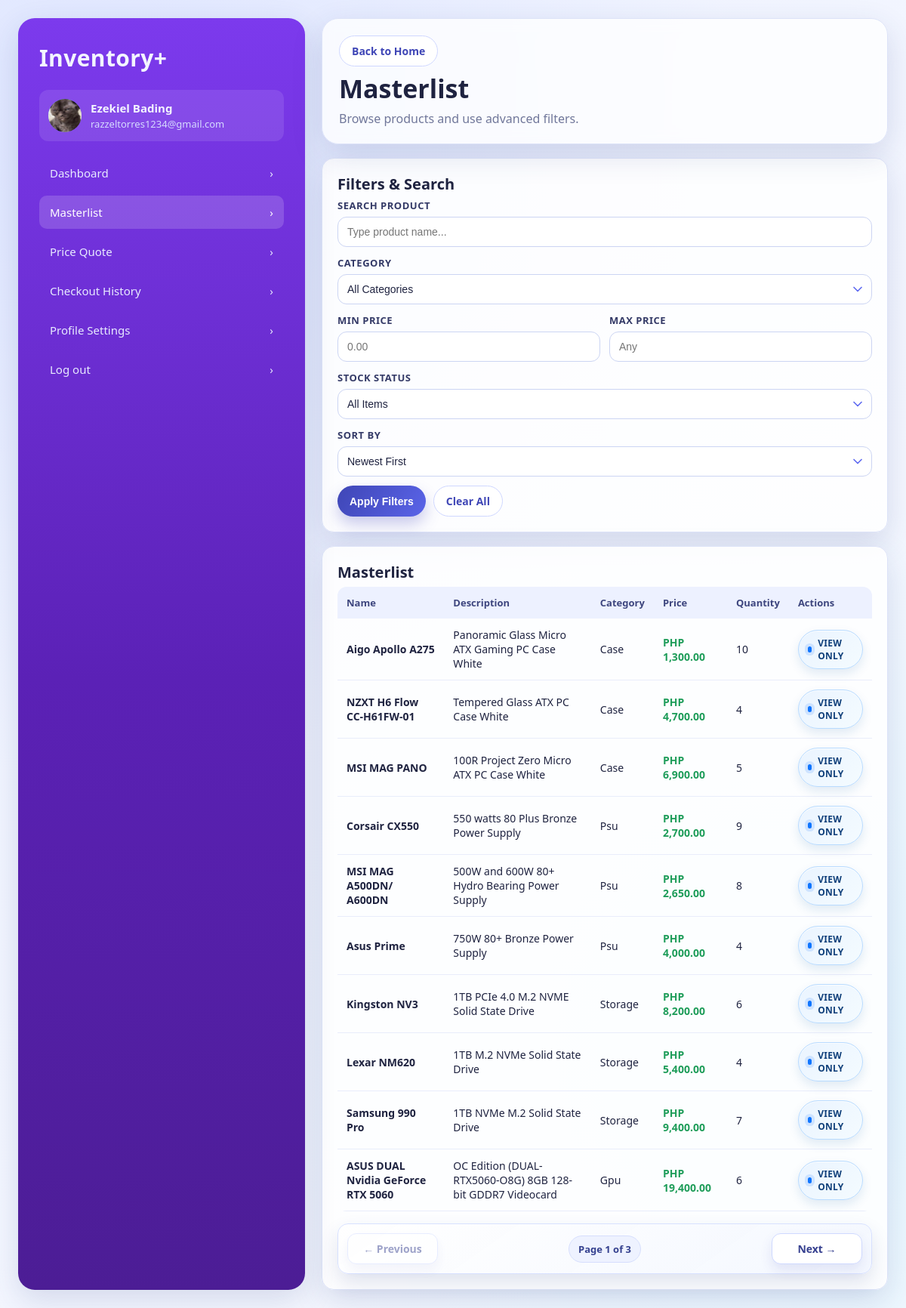
Page /category/ (signed in) on the committed database.
### Base/models.py (models this page shows, shortened)
class Profile(models.Model):
    user = models.OneToOneField(User, on_delete=models.CASCADE, related_name='profile')
    profile_picture = models.ImageField(upload_to='profiles/', blank=True, null=True)
    role = models.CharField(max_length=20, choices=ROLE_CHOICES, default='staff')

class Product(models.Model):
    name = models.CharField(max_length=200)
    description = models.TextField(blank=True, null=True)
    price = models.DecimalField(
        max_digits=10,
        decimal_places=2,
        validators=[MinValueValidator(Decimal('0.01'))],
    )
    quantity = models.IntegerField(
        default=0,
        validators=[MinValueValidator(0)],
    )
    category = models.CharField(max_length=50, choices=CATEGORY_CHOICES, default='ram')
    is_archived = models.BooleanField(default=False)
    created_at = models.DateTimeField(auto_now_add=True)
    updated_at = models.DateTimeField(auto_now=True)

### Base/views.py (the view)
# urls.py: path('category/', views.category, name='category'),
@login_required
def category(request):
    products = Product.objects.filter(is_archived=False)
    search_query = request.GET.get('search', '')
    category_filter = request.GET.get('category', '')
    min_price = request.GET.get('min_price', '')
    max_price = request.GET.get('max_price', '')
    stock_status = request.GET.get('stock_status', '')
    sort_by = request.GET.get('sort', '-created_at')
    if search_query:
        products = products.filter(name__icontains=search_query)
    if category_filter:
        products = products.filter(category=category_filter)
    if min_price:
        try:
            products = products.filter(price__gte=Decimal(min_price))
        except (InvalidOperation, ValueError):
            pass
    if max_price:
        try:
            products = products.filter(price__lte=Decimal(max_price))
        except (InvalidOperation, ValueError):
            pass
    if stock_status == 'in_stock':
        products = products.filter(quantity__gt=0)
    elif stock_status == 'low_stock':
        products = products.filter(quantity__gt=0, quantity__lte=5)
    elif stock_status == 'out_of_stock':
        products = products.filter(quantity__lte=0)
    products = products.order_by(sort_by)
    paginator = Paginator(products, 10)
    products_page = paginator.get_page(request.GET.get('page'))
    querystring = _querystring_without_page(request)
    return render(request, 'design/masterlist.html', {
        'products': products_page,
        'search_query': search_query,
        'category_filter': category_filter,
        'min_price': min_price,
        'max_price': max_price,
        'stock_status': stock_status,
        'sort_by': sort_by,
        'querystring': querystring,
    })

### Base/views.py (called while the page is built)
def _querystring_without_page(request):
    params = request.GET.copy()
    params.pop('page', None)
    return params.urlencode()

### Base/templates/design/masterlist.html (shortened to what this page needs)
{% load static humanize %}
<!DOCTYPE html>
<html lang="en">
<head>
    <link rel="stylesheet" href="{% static 'css/ui.css' %}">
</head>
<body>
<div class="page">
    <div class="app-shell">
        <aside class="sidebar">
            <div class="brand">Inventory+</div>
            <div class="profile-card">
                {% if user.profile.profile_picture %}
                    <img src="{{ user.profile.profile_picture.url }}" alt="Profile" class="avatar">
                {% else %}
                    <div class="avatar">{{ user.first_name|first|default:user.username|first|upper }}</div>
                {% endif %}
                <div class="profile-meta">
                    <h3>{% if user.first_name or user.last_name %}{{ user.first_name }} {{ user.last_name }}{% else %}{{ user.username }}{% endif %}</h3>
                    <p title="{{ user.email|default:'No email' }}">{{ user.email|default:"No email" }}</p>
                </div>
            </div>
            <ul class="nav-list">
                <li><a href="{% url 'landing' %}">Dashboard <span>&rsaquo;</span></a></li>
                <li><a class="active" href="{% url 'category' %}">Masterlist <span>&rsaquo;</span></a></li>
                <li><a href="{% url 'pc-builder' %}">Price Quote <span>&rsaquo;</span></a></li>
                <li><a href="{% url 'checkout-history' %}">Checkout History <span>&rsaquo;</span></a></li>
                <li><a href="{% url 'profile-settings' %}">Profile Settings <span>&rsaquo;</span></a></li>
                <li><a href="{% url 'logout' %}">Log out <span>&rsaquo;</span></a></li>
            </ul>
        </aside>
        <main class="main-panel">
        <section class="topbar topbar-compact">
            <div class="actions">
                <a href="{% url 'landing' %}" class="btn btn-ghost">Back to Home</a>
            </div>
            <h1>Masterlist</h1>
            <p>Browse products and use advanced filters.</p>
        </section>
        <section class="card">
            <h2 class="card-title">Filters & Search</h2>
            <form method="GET" class="forms-grid">
                <div class="form-group">
                    <label for="search">Search Product</label>
                    <input id="search" type="text" name="search" value="{{ search_query }}" placeholder="Type product name...">
                </div>
                <div class="form-group">
                    <label for="category">Category</label>
                    <select id="category" name="category">
                        <option value="">All Categories</option>
                    </select>
                </div>
                <div style="display: grid; grid-template-columns: 1fr 1fr; gap: 12px;">
                    <div class="form-group">
                        <label for="min_price">Min Price</label>
                        <input type="number" id="min_price" name="min_price" step="0.01" value="{{ min_price }}" placeholder="0.00">
                    </div>
                    <div class="form-group">
                        <label for="max_price">Max Price</label>
                        <input type="number" id="max_price" name="max_price" step="0.01" value="{{ max_price }}" placeholder="Any">
                    </div>
                </div>
                <div class="form-group">
                    <label for="stock_status">Stock Status</label>
                    <select id="stock_status" name="stock_status">
                        <option value="">All Items</option>
                    </select>
                </div>
                <div class="form-group">
                    <label for="sort">Sort By</label>
                    <select id="sort" name="sort">
                        <option value="-created_at" {% if sort_by == '-created_at' %}selected{% endif %}>Newest First</option>
                    </select>
                </div>
                <div class="actions">
                    <button type="submit" class="btn btn-primary">Apply Filters</button>
                    <a href="{% url 'category' %}" class="btn btn-ghost">Clear All</a>
                </div>
            </form>
        </section>
        <section class="card">
            <h2 class="card-title">Masterlist</h2>
            <div class="table-wrap">
                <table>
                    <thead>
                        <tr>
                            <th>Name</th>
                            <th>Description</th>
                            <th>Category</th>
                            <th>Price</th>
                            <th>Quantity</th>
                            <th>Actions</th>
                        </tr>
                    </thead>
                    <tbody>
                        {% for product in products %}
                        <tr>
                            <td><strong>{{ product.name }}</strong></td>
                            <td>{{ product.description|default:"-" }}</td>
                            <td>{{ product.category|title }}</td>
                            <td><span class="text-success">PHP {{ product.price|floatformat:2|intcomma }}</span></td>
                            <td>{{ product.quantity }}</td>
                            <td>
                                <div class="actions">
                                    {% if user.profile.role == 'admin' %}
                                    <a href="{% url 'edit-product' product.id %}{% if querystring %}?{{ querystring }}{% endif %}" class="btn btn-ghost">Edit</a>
                                    <form method="POST" action="{% url 'archive-product' product.id %}{% if querystring %}?{{ querystring }}{% endif %}" style="display:inline;">
                                        {% csrf_token %}
                                        <button type="submit" class="btn btn-danger" onclick="return confirm('Archive {{ product.name }}?')">Archive</button>
                                    </form>
                                    {% else %}
                                    <span class="view-only-pill">View only</span>
                                    {% endif %}
                                </div>
                            </td>
                        </tr>
                        {% empty %}
                        <tr>
                            <td colspan="6" class="muted">No products found{% if category_filter %} in {{ category_filter|title }}{% endif %}.</td>
                        </tr>
                        {% endfor %}
                    </tbody>
                </table>
            </div>
            {% if products.has_other_pages %}
            <div class="pagination pagination-modern">
                <div class="pagination-slot">
                    {% if products.has_previous %}
                    <a class="btn btn-page" href="?{% if querystring %}{{ querystring }}&{% endif %}page={{ products.previous_page_number }}">&larr; Previous</a>
                    {% else %}
                    <span class="btn btn-page is-disabled" aria-disabled="true">&larr; Previous</span>
                    {% endif %}
                </div>
                <span class="pagination-info">Page {{ products.number }} of {{ products.paginator.num_pages }}</span>
                <div class="pagination-slot pagination-slot-end">
                    {% if products.has_next %}
                    <a class="btn btn-page" href="?{% if querystring %}{{ querystring }}&{% endif %}page={{ products.next_page_number }}">Next &rarr;</a>
                    {% else %}
                    <span class="btn btn-page is-disabled" aria-disabled="true">Next &rarr;</span>
                    {% endif %}
                </div>
            </div>
            {% endif %}
        </section>
        </main>
    </div>
</div>
</body>
</html>

### Base/templates/design/masterlist.html (style rules this page uses)
.view-only-pill { display: inline-flex; align-items: center; gap: 8px; padding: 8px 12px; border-radius: 999px; font-size: 12px; font-weight: 700; letter-spacing: 0.02em; text-transform: uppercase; color: #0f3f7a; background: linear-gradient(135deg, #eaf4ff, #f4fbff); border: 1px solid #b8dbff; box-shadow: inset 0 1px 0 rgba(255, 255, 255, 0.75), 0 6px 14px rgba(16, 89, 163, 0.12); }
.view-only-pill::before { content: ""; width: 8px; height: 8px; border-radius: 999px; background: #0f75ff; box-shadow: 0 0 0 4px rgba(15, 117, 255, 0.14); }

### rows in the picture
Product: name "Aigo Apollo A275", description "Panoramic Glass Micro ATX Gaming PC Case White", category "Case", price "1,300.00", quantity "10"
Product: name "NZXT H6 Flow CC-H61FW-01", description "Tempered Glass ATX PC Case White", category "Case", price "4,700.00", quantity "4"
Product: name "MSI MAG PANO", description "100R Project Zero Micro ATX PC Case White", category "Case", price "6,900.00", quantity "5"
Product: name "Corsair CX550", description "550 watts 80 Plus Bronze Power Supply", category "Psu", price "2,700.00", quantity "9"
Product: name "MSI MAG A500DN/ A600DN", description "500W and 600W 80+ Hydro Bearing Power Supply", category "Psu", price "2,650.00", quantity "8"
Product: name "Asus Prime", description "750W 80+ Bronze Power Supply", category "Psu", price "4,000.00", quantity "4"
Product: name "Kingston NV3", description "1TB PCIe 4.0 M.2 NVME Solid State Drive", category "Storage", price "8,200.00", quantity "6"
Product: name "Lexar NM620", description "1TB M.2 NVMe Solid State Drive", category "Storage", price "5,400.00", quantity "4"
Product: name "Samsung 990 Pro", description "1TB NVMe M.2 Solid State Drive", category "Storage", price "9,400.00", quantity "7"
Product: name "ASUS DUAL Nvidia GeForce RTX 5060", description "OC Edition (DUAL-RTX5060-O8G) 8GB 128-bit GDDR7 Videocard", category "Gpu", price "19,400.00", quantity "6"

### other values in the picture
{{ user.first_name }} "Ezekiel"
{{ user.last_name }} "Bading"
{{ user.email|default:"No email" }} "razzeltorres1234@gmail.com"
{{ products.number }} "1"
{{ products.paginator.num_pages }} "3"
